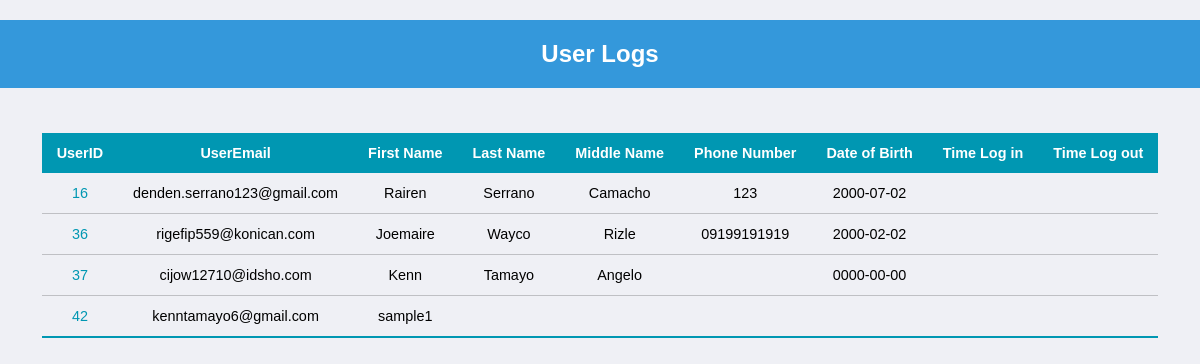
Page /user_logs.php on the earlier database version.
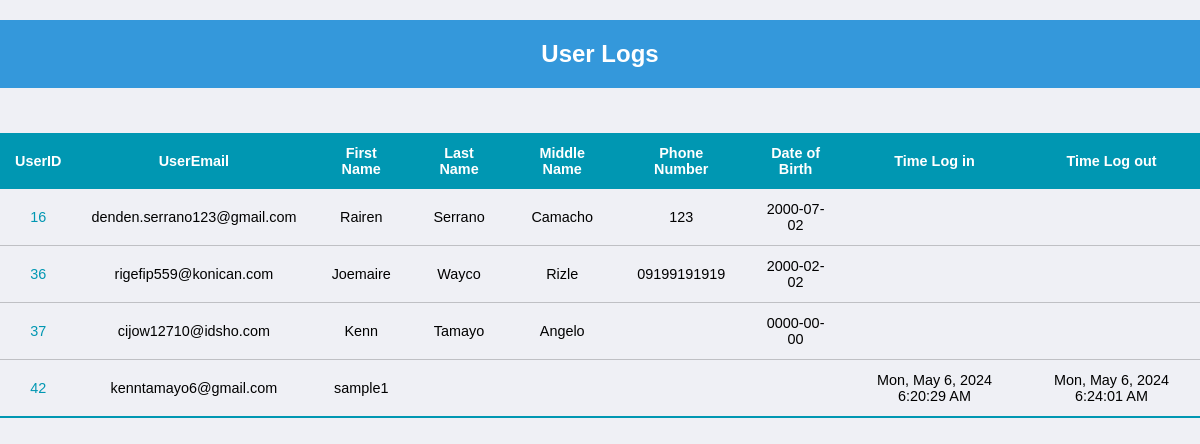
Same page on the later database version.
### tables this page shows
CREATE TABLE `account_details` (
  `account_id` int(11) NOT NULL,
  `UserID` int(11) DEFAULT NULL,
  `first_name` varchar(50) DEFAULT NULL,
  `last_name` varchar(50) DEFAULT NULL,
  `middle_name` varchar(50) DEFAULT NULL,
  `email` varchar(50) DEFAULT NULL,
  `phone_number` varchar(11) DEFAULT NULL,
  `date_of_birth` date DEFAULT NULL
);

CREATE TABLE `users` (
  `UserID` int(11) NOT NULL,
  `name` varchar(50) NOT NULL,
  `email` varchar(50) NOT NULL,
  `password` varchar(50) NOT NULL,
  `password_creation_date` date DEFAULT NULL,
  `code` text NOT NULL,
  `profile_picture` varchar(50) NOT NULL,
  `time_log_in` timestamp NULL DEFAULT NULL,
  `time_log_out` timestamp NULL DEFAULT NULL
);

### html/user_logs.php (the view, shortened to what this page needs)
<!DOCTYPE html>
<html lang="en">
<head>
    <link rel="stylesheet" href="../css/style.css">
</head>
<body>
  <h2 class="newbook_header">User Logs</h2>
  <?php
include("dbconnect.php");
if (isset($_GET['userID'])) {
    $selectedUserID = $_GET['userID'];
    $sql = "SELECT u.UserID, u.email AS userEmail, ad.first_name, ad.last_name, ad.middle_name, ad.phone_number, ad.date_of_birth, u.time_log_in, u.time_log_out
            FROM users u
            JOIN account_details ad ON u.UserID = ad.UserID
            WHERE u.UserID = $selectedUserID";
    $result = mysqli_query($dbconnect, $sql);
    if ($result) {
        ?>
        <form method='post'>
            <div class="dashboard_container">
                <table class="dashboard_table">
                    <thead>
                        <tr>
                            <th>UserID</th>
                            <th>UserEmail</th>
                            <th>First Name</th>
                            <th>Last Name</th>
                            <th>Middle Name</th>
                            <th>Phone Number</th>
                            <th>Date of Birth</th>
                            <th>Time Log in </th>
                            <th>Time log out</th>
                        </tr>
                    </thead>
                    <tbody>
                        <?php
                        while ($row = mysqli_fetch_assoc($result)) {
                            ?>
                            <tr>
                                <td><a class="userid_link" href='borrowedbooks_management.php?userID=<?php echo $row['UserID']; ?>'><?php echo $row['UserID']; ?></a></td>
                                <td><?php echo $row['userEmail']; ?></td>
                                <td><?php echo $row['first_name']; ?></td>
                                <td><?php echo $row['last_name']; ?></td>
                                <td><?php echo $row['middle_name']; ?></td>
                                <td><?php echo $row['phone_number']; ?></td>
                                <td><?php echo $row['date_of_birth']; ?></td>
                                <td><?php echo $row['time_log_in']; ?></td>
                                <td><?php echo $row['time_log_out']; ?></td>
                            </tr>
                            <?php
                        }
                        ?>
                    </tbody>
                </table>
            </div>
        </form>
        <?php
    } else {
        echo "Error: " . mysqli_error($dbconnect);
    }
} else {
    $sqlAllUsers = "SELECT u.UserID, u.email AS userEmail, ad.first_name, ad.last_name, ad.middle_name, ad.phone_number, ad.date_of_birth, u.time_log_in, u.time_log_out
                    FROM users u
                    JOIN account_details ad ON u.UserID = ad.UserID";
    $resultAllUsers = mysqli_query($dbconnect, $sqlAllUsers);
    if ($resultAllUsers) {
        ?>
        <form method='post'>
            <div class="dashboard_container">
                <table class="dashboard_table">
                    <thead>
                        <tr>
                            <th>UserID</th>
                            <th>UserEmail</th>
                            <th>First Name</th>
                            <th>Last Name</th>
                            <th>Middle Name</th>
                            <th>Phone Number</th>
                            <th>Date of Birth</th>
                            <th>Time Log in </th>
                            <th>Time Log out</th>
                        </tr>
                    </thead>
                    <tbody>
                        <?php
                        while ($rowAllUsers = mysqli_fetch_assoc($resultAllUsers)) {
                            ?>
                            <tr>
                                <td><a class="userid_link" href='borrowedbooks_management.php?userID=<?php echo $rowAllUsers['UserID']; ?>'><?php echo $rowAllUsers['UserID']; ?></a></td>
                                <td><?php echo $rowAllUsers['userEmail']; ?></td>
                                <td><?php echo $rowAllUsers['first_name']; ?></td>
                                <td><?php echo $rowAllUsers['last_name']; ?></td>
                                <td><?php echo $rowAllUsers['middle_name']; ?></td>
                                <td><?php echo $rowAllUsers['phone_number']; ?></td>
                                <td><?php echo $rowAllUsers['date_of_birth']; ?></td>
                                <td><?php echo !empty($rowAllUsers['time_log_in']) ? date('D, M j, Y g:i:s A', strtotime($rowAllUsers['time_log_in'])) : ''; ?></td>
                                <td><?php echo !empty($rowAllUsers['time_log_out']) ? date('D, M j, Y g:i:s A', strtotime($rowAllUsers['time_log_out'])) : ''; ?></td>
                            <?php
                        }
                        ?>
                    </tbody>
                </table>
            </div>
        </form>
        <?php
    } else {
        echo "Error: " . mysqli_error($dbconnect);
    }
}
?>
</body>
</html>

### css/style.css (style rules this page uses)
* { font-family: 'Poppins', sans-serif; }
body,html, :root { min-height: 100%; background-color: #EFF0F5; padding: 0; margin: 0; font-family: Poppins, sans-serif; font-size: 1em; }
.dashboard_container, .usermanagement_container { display: flex; justify-content: center; align-items: center; }
.dashboard_table { border-collapse: collapse; margin: 25px 0; font-size: .9em; min-width: 400px; }
.dashboard_table thead tr { background-color: #0097B2; color: #FFF; text-align: center; font-weight: bold; }
.dashboard_table th, .dashboard_table td { padding: 12px 15px; text-align: center; }
.dashboard_table tbody tr { border-bottom: 1px solid rgba(0, 0, 0, 0.2); }
.dashboard_table tbody tr:last-of-type { border-bottom: 2px solid #0097B2; }
.userid_link { text-decoration: none; color: #0097B2; }
.newbook_header { background-color: #3498db; color: #fff; text-align: center; padding: 20px; }

Differences in the rows shown:
changed through a linked row, account_details "sample1": UserID.time_log_in (not shown) → "Mon, May 6, 2024 6:20:29 AM"; UserID.time_log_out (not shown) → "Mon, May 6, 2024 6:24:01 AM"
